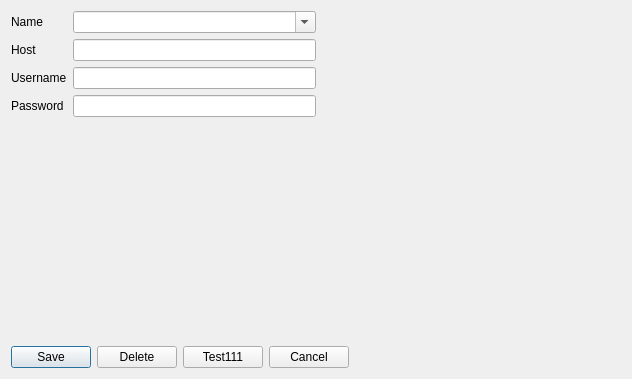
<?xml version="1.0" encoding="UTF-8"?>
<ui version="4.0">
 <class>ConnectionsLogstashWidget</class>
 <widget class="QDialog" name="ConnectionsLogstashWidget">
  <property name="geometry">
   <rect>
    <x>0</x>
    <y>0</y>
    <width>632</width>
    <height>379</height>
   </rect>
  </property>
  <property name="windowTitle">
   <string>Dialog</string>
  </property>
  <layout class="QGridLayout" name="gridLayout">
   <item row="2" column="0">
    <layout class="QHBoxLayout" name="horizontalLayout">
     <item>
      <layout class="QFormLayout" name="formLayout">
       <property name="fieldGrowthPolicy">
        <enum>QFormLayout::AllNonFixedFieldsGrow</enum>
       </property>
       <item row="0" column="0">
        <widget class="QLabel" name="nameLabel_2">
         <property name="text">
          <string>Name</string>
         </property>
        </widget>
       </item>
       <item row="0" column="1">
        <widget class="QComboBox" name="cbName">
         <property name="editable">
          <bool>true</bool>
         </property>
        </widget>
       </item>
       <item row="1" column="0">
        <widget class="QLabel" name="hostLabel">
         <property name="text">
          <string>Host</string>
         </property>
        </widget>
       </item>
       <item row="1" column="1">
        <widget class="QLineEdit" name="editHost"/>
       </item>
       <item row="3" column="0">
        <widget class="QLabel" name="usernameLabel">
         <property name="text">
          <string>Username</string>
         </property>
        </widget>
       </item>
       <item row="3" column="1">
        <widget class="QLineEdit" name="editUsername"/>
       </item>
       <item row="4" column="0">
        <widget class="QLabel" name="passwordLabel">
         <property name="text">
          <string>Password</string>
         </property>
        </widget>
       </item>
       <item row="4" column="1">
        <widget class="QLineEdit" name="editPassword"/>
       </item>
      </layout>
     </item>
     <item>
      <spacer name="horizontalSpacer">
       <property name="orientation">
        <enum>Qt::Horizontal</enum>
       </property>
       <property name="sizeHint" stdset="0">
        <size>
         <width>40</width>
         <height>20</height>
        </size>
       </property>
      </spacer>
     </item>
    </layout>
   </item>
   <item row="4" column="0">
    <layout class="QHBoxLayout" name="horizontalLayout_2">
     <item>
      <widget class="QPushButton" name="btnSave">
       <property name="sizePolicy">
        <sizepolicy hsizetype="Preferred" vsizetype="Fixed">
         <horstretch>0</horstretch>
         <verstretch>0</verstretch>
        </sizepolicy>
       </property>
       <property name="text">
        <string>Save</string>
       </property>
      </widget>
     </item>
     <item>
      <widget class="QPushButton" name="btnDelete">
       <property name="text">
        <string>Delete</string>
       </property>
      </widget>
     </item>
     <item>
      <widget class="QPushButton" name="btnTest">
       <property name="text">
        <string>Test111</string>
       </property>
      </widget>
     </item>
     <item>
      <widget class="QPushButton" name="btnCancel">
       <property name="text">
        <string>Cancel</string>
       </property>
      </widget>
     </item>
     <item>
      <spacer name="horizontalSpacer_2">
       <property name="orientation">
        <enum>Qt::Horizontal</enum>
       </property>
       <property name="sizeType">
        <enum>QSizePolicy::MinimumExpanding</enum>
       </property>
       <property name="sizeHint" stdset="0">
        <size>
         <width>40</width>
         <height>20</height>
        </size>
       </property>
      </spacer>
     </item>
    </layout>
   </item>
  </layout>
 </widget>
 <resources/>
 <connections/>
</ui>
